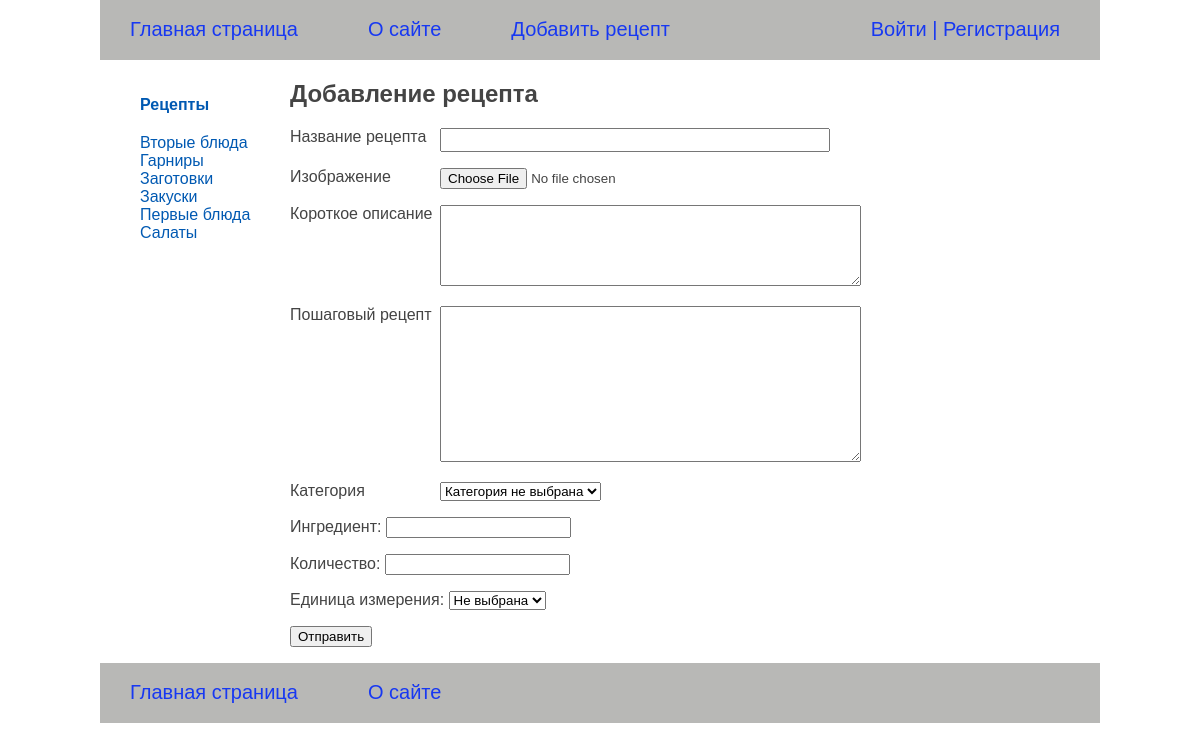
The app's page /addrecipe/ with its own data.
### recipeapp/models.py (models this page shows)
class Category(models.Model):
    category_name = models.CharField(max_length=100, db_index=True, verbose_name='Категория')
    category_slug = models.SlugField(max_length=100, unique=True, db_index=True, verbose_name='Slug')
    class Meta:
        verbose_name = 'Категория'
        verbose_name_plural = 'Категории'
    def get_absolut_url(self):
        return reverse('category', kwargs={'category_slug': self.category_slug})
    def __str__(self):
        return self.category_name

### recipeapp/views.py (the view)
# urls.py: path('addrecipe/', add_recipe, name='add_recipe'),
def add_recipe(request: HttpRequest) -> HttpResponse:
    if request.method == 'POST':
        recipe_form = AddRecipeForm(request.POST, request.FILES)
        ingredient_form = IngredientForm(request.POST, request.FILES)
        composition_form = CompositionForm(request.POST, request.FILES)
        print(ingredient_form)
        if all([recipe_form.is_valid(), ingredient_form.is_valid(), composition_form.is_valid()]):
            recipe = recipe_form.save()
            ingredient = ingredient_form.save(commit=False)
            if Ingredients.objects.filter(ingredient_name=ingredient).exists():
                print('мы зашли в условие')
                ingredient = Ingredients.objects.filter(ingredient_name=ingredient)
            else:
                print('мы НЕ зашли в условие')
                ingredient.save()
            composition = composition_form.save(commit=False)
            composition.recipe = recipe
            composition.ingredient = ingredient
            composition.save()
            return redirect('home')
    else:
        recipe_form = AddRecipeForm()
        ingredient_form = IngredientForm()
        composition_form = CompositionForm()
    context = {
        'menu': menu,
        'title': 'Добавление рецепта',
        'recipe_form': recipe_form,
        'ingredient_form': ingredient_form,
        'composition_form': composition_form,
    }
    return render(request, 'recipeapp/addrecipe.html', context=context)

### recipeapp/forms.py
class AddRecipeForm(forms.ModelForm):
    category = forms.ModelChoiceField(queryset=Category.objects.all(), empty_label="Категория не выбрана",
                                      label='Категория')
    class Meta:
        model = RecipeBase
        fields = ['recipe_title', 'photos', 'short_description', 'cooking_description', 'category']
        widgets = {
            'recipe_title': forms.TextInput(attrs={'class': 'form-input'}),
            'short_description': forms.Textarea(attrs={'cols': 50, 'rows': 5}),
            'cooking_description': forms.Textarea(attrs={'cols': 50, 'rows': 10}),
        }

class IngredientForm(forms.ModelForm):
    class Meta:
        model = Ingredients
        fields = ['ingredient_name']

### recipeapp/models.py (called while the page is built)
    def __str__(self):
        return self.unit_measure_name

### recipeapp/templatetags/recipe_tags.py (called while the page is built)
@register.inclusion_tag('recipeapp/list_categories.html')
def show_categories(category_selected_id=0):
    categories = Category.objects.annotate(total=Count('cat_recipe')).filter(total__gt=0)
    return {'categories': categories, 'category_selected': category_selected_id}

### users/context_processors.py (called while the page is built)
def get_recipe_context(request):
    return {'mainmenu': menu}

### recipeapp/templates/recipeapp/addrecipe.html (shortened to what this page needs)
{% extends 'base.html' %}
{% block content %}
  <h1>{{ title }}</h1>
  <form action="" method="POST" enctype="multipart/form-data">
      {% for f in recipe_form %}
      <p><label class="form-label" for="{{ f.id_for_label }}">
          {{ f.label }}
      </label>{{ f }}</p>
      {% endfor %}
      {{ ingredient_form.as_p }}
      {{ composition_form.as_p }}
      <p><button type="submit">Отправить</button></p>
  </form>
{% endblock %}

### recipeapp/templates/recipeapp/list_categories.html
{% for category in categories %}
    {% if category.id == category_selected %}
        <li class="selected">{{ category.category_name }}</li>
    {% else %}
        <li class="selected_cat"><a href="{{ category.get_absolut_url }}">{{ category.category_name }}</a></li>
    {% endif %}
{% endfor %}

### recipeapp/static/recipeapp/css/styles.css (style rules this page uses)
html, body { font-family: 'Arial'; margin: 0; padding: 0; height: 100%; width: 100%; color: #444; }
a { color: #0059b2; text-decoration: none; }
.selected_cat { color: #0227cc; }
.form-label { display: inline-block; min-width: 150px; vertical-align: top; }
.form-input { width: 382px; font-size: 16px; }

### records on screen
Category: category_name "Вторые блюда"
Category: category_name "Гарниры"
Category: category_name "Заготовки"
Category: category_name "Закуски"
Category: category_name "Первые блюда"
Category: category_name "Салаты"

### other values on screen
{{ m.title }} "О сайте" "Добавить рецепт"
{{ title }} "Добавление рецепта"
{{ f.label }} "Название рецепта" "Изображение" "Короткое описание" "Пошаговый рецепт" "Категория"
{{ m.title }} "О сайте"
